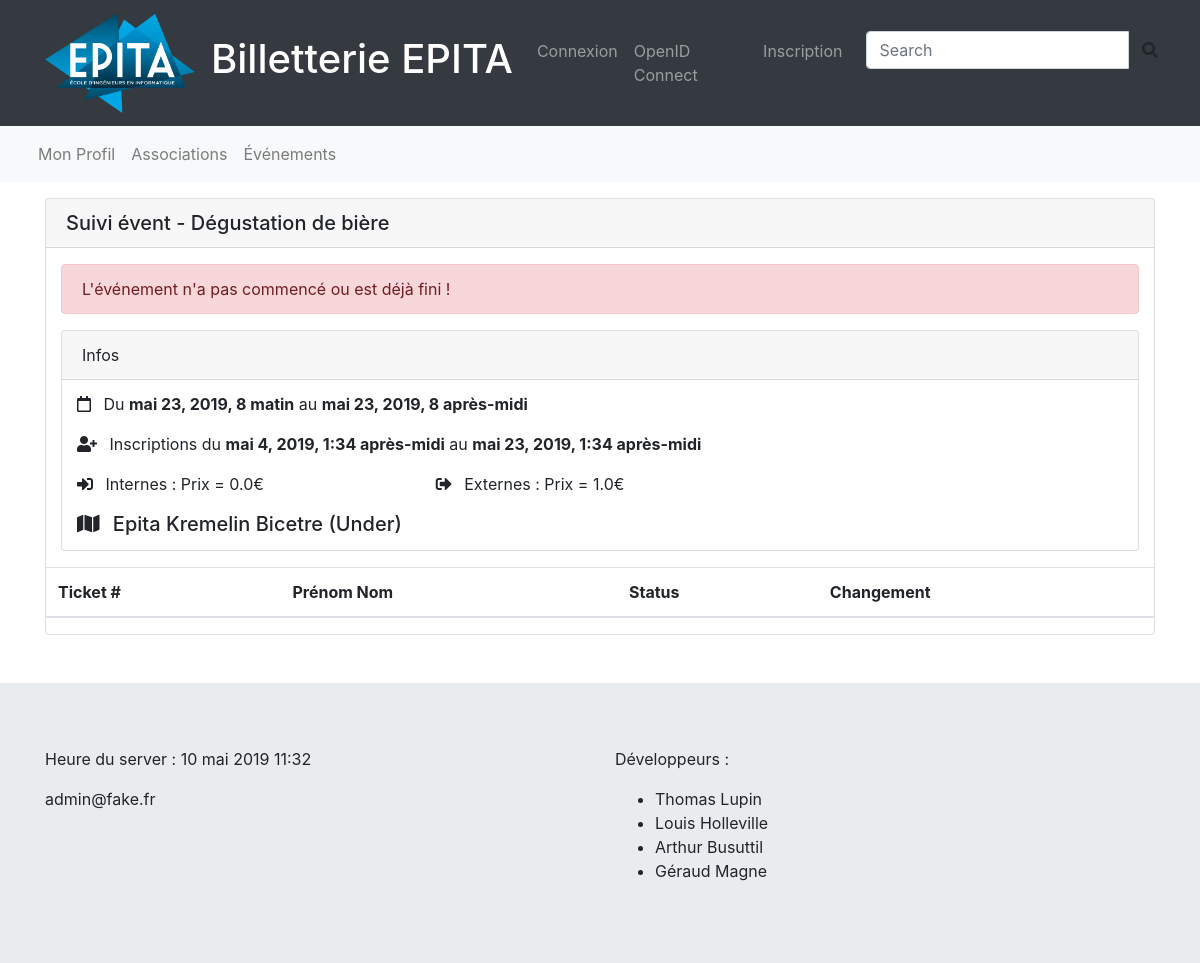
The app's page /event/7/realtime, older data.
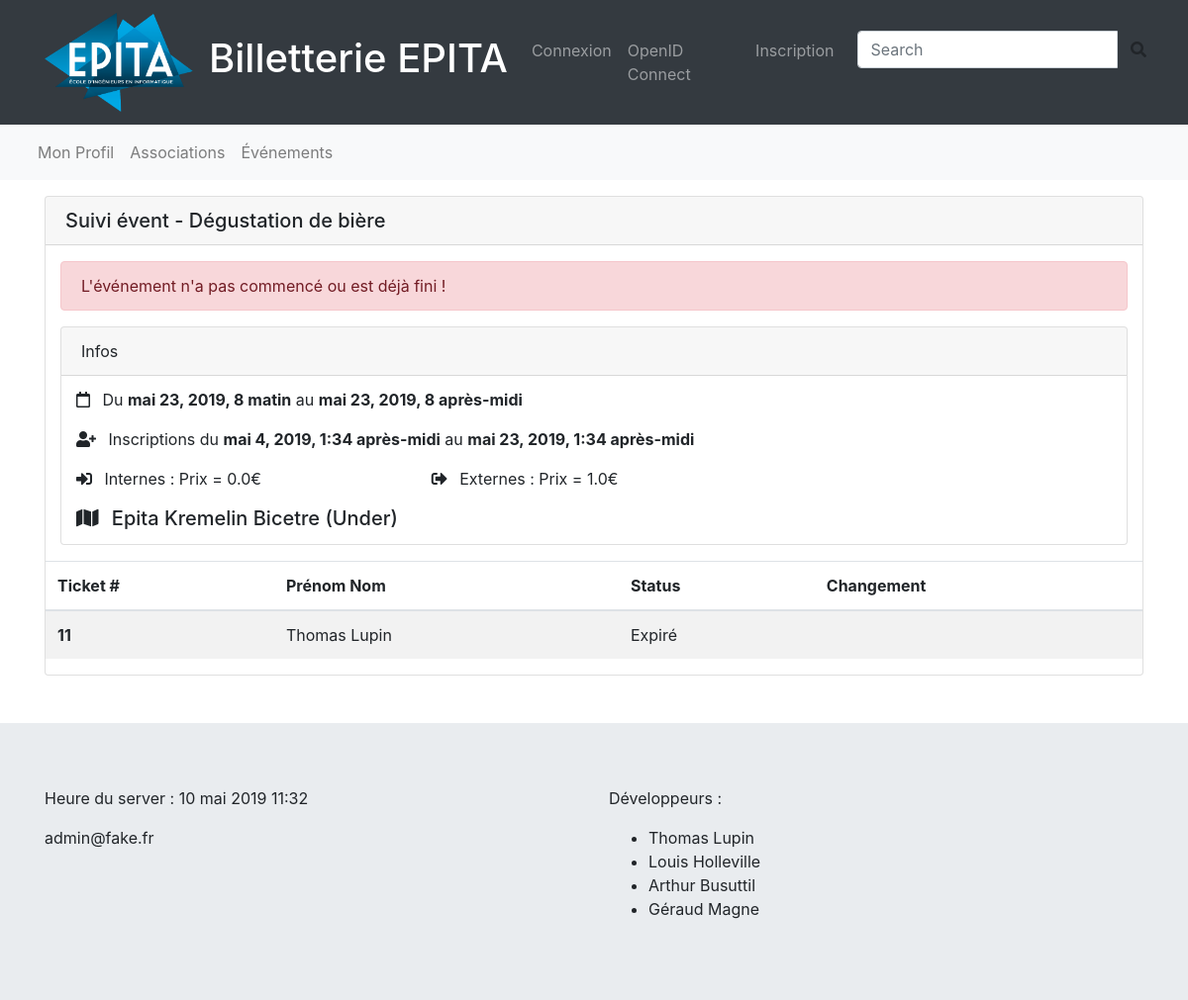
The same page, newer data.
### billapp/models.py (models this page shows, shortened)
class Ticket(models.Model):
    user = models.ForeignKey(User, on_delete=models.CASCADE)
    event = models.ForeignKey(Event, on_delete=models.CASCADE)
    category = models.BooleanField()
    state = models.IntegerField()

### billapp/views.py (the view)
# urls.py: path('event/<int:pk>/realtime', views.EventRealtime.as_view(), name='event_realtime'),
class EventRealtime(generic.DetailView):
    template_name = "billapp/event_realtime.html"
    model = Event

### billapp/templatetags/tools.py (called while the page is built)
@register.filter
def get_ticket_state(index):
    switcher = {
        0: "Expiré",
        1: "Pas utilisé",
        2: "Utilisé",
        3: "En pause"
    }
    return switcher.get(index)

@register.simple_tag
def get_admin_email():
    user = User.objects.filter(groups__name="Admin")
    if not user:
        return "NO ADMIN"
    return user[0].email

### billapp/templates/billapp/event_realtime.html (shortened to what this page needs)
{% extends 'base.html' %}
{% load static %}
{% load tools %}
{% block content %}
    <div class="card mt-3">
        <h5 class="card-header">Suivi évent - {{ object.title }}</h5>
        {% if not event_started %}
            <div class="container mt-3">
                <div class="alert alert-danger" role="alert">
                    L'événement n'a pas commencé ou est déjà fini !
                </div>
            </div>
        {% endif %}
        <div class="container mb-3">
            <div class="card">
                <p class="card-header">Infos</p>
                <div class="container">
                    <p><i class="far fa-calendar mr-2 mt-3"></i> Du <b>{{ object.begin }}</b> au <b>{{ object.end }}</b>
                    </p>
                    <p><i class="fas fa-user-plus mr-2"></i> Inscriptions du <b>{{ object.begin_register }}</b> au
                        <b>{{ object.end_register }}</b></p>
                    <div class="row">
                        <p class="col-lg-4"><i class="fas fa-sign-in-alt mr-2"></i> Internes : Prix
                            = {{ object.price_ionis }}€
                        </p>
                        <p class="col-lg-4"><i class="fas fa-sign-out-alt mr-2"></i> Externes : Prix
                            = {{ object.price }}€
                        </p>
                    </div>
                    <a href='https://www.google.com/maps/search/{{ object.place }}'
                       style="color:inherit;text-decoration:none;" target="blank"><h5><i
                            class="fas fa-map mr-2 mb-2"></i> {{ object.place }}</h5></a>
                </div>
            </div>
        </div>
        <table class="table table-striped">
            <thead>
            <tr>
                <th scope="col">Ticket #</th>
                <th scope="col">Prénom Nom</th>
                <th scope="col">Status</th>
                <th scope="col">Changement</th>
            </tr>
            </thead>
            <tbody>
            {% for tick in object.ticket_set.all %}
                <tr>
                    <th scope="row">{{ tick.pk }}</th>
                    <td>
                        <a href="{% url "profile" pk=tick.user.pk %}"></a>{{ tick.user.first_name }} {{ tick.user.last_name }}
                    </td>
                    <td>{{ tick.state | get_ticket_state }}</td>
                    <td>
                    </td>
                </tr>
            {% endfor %}
            </tbody>
        </table>
    </div>
{% endblock content %}

Row changes from the older to the newer data that the page shows:
added Ticket: pk "11", user.first_name "Thomas", user.last_name "Lupin", state|get_ticket_state "Expiré"
